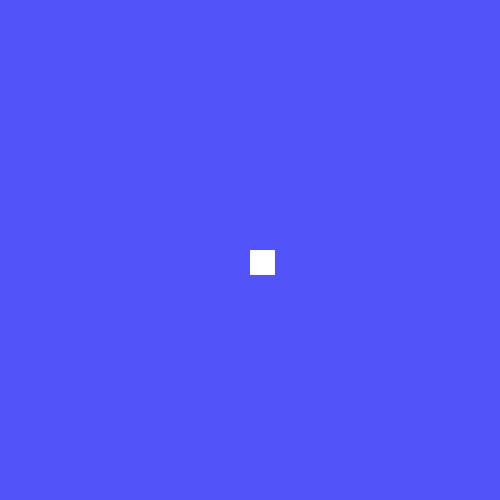
Frame 1 (no input)
Frame 60 (no input): identical to frame 1, image omitted
Frame 120 (the mouse pressed at the canvas centre since frame 60): identical to frame 1, image omitted

The p5.js sketch that drew this single still picture (run headless with seeded random() and noise() and a simulated clock; from frame 60 on, the mouse is pressed at the canvas centre):

// p5.js sketch
// ── sketch.js
var w = 25;
var h = 25;
var speedx = 0;
var speedy = 0;
var ypos = 250;
var xpos = 250;

function setup() {
  createCanvas(500, 500);
  // background(177,217,157); 
}

function draw() {
  noStroke();
  updatePosition();
  background(xpos/3,ypos/3,ypos)
  fill(255);
  // background(177,217,157); 
  rect(xpos, ypos, w, h);
  
  if (xpos>=475 || xpos<=0) {
   speedx = 0;
   gameOver();
  }
  if (ypos>=475 || ypos<=0) {
   speedy = 0;
   gameOver();
  }
}

function updatePosition() {
  ypos = ypos + speedy;
  xpos = xpos + speedx;
}

function gameOver() {
  background(255,0,50)
  textAlign(CENTER);
  textSize(32);
  text("Don't Touch the Edge", 250, 250);
}

function keyReleased() {
  if (keyCode === DOWN_ARROW) {
    speedx = 0;
    speedy += 5;
  }
  if (keyCode === UP_ARROW) {
    speedx = 0;
    speedy -= 5;
  }
  if (keyCode === LEFT_ARROW) {
    speedy = 0;
    speedx -= 5;
  }
  if (keyCode === RIGHT_ARROW) {
    speedy = 0;
    speedx += 5;
  }
}
